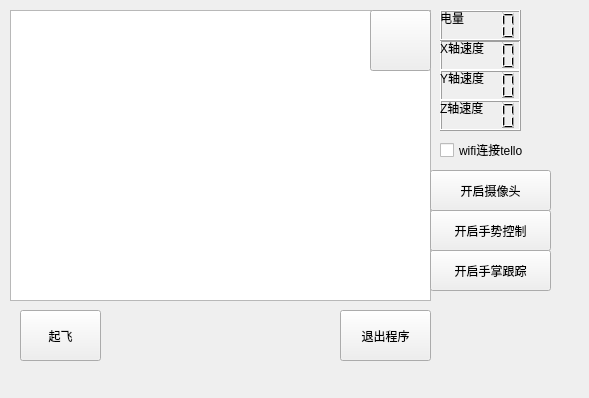
<?xml version="1.0" encoding="UTF-8"?>
<ui version="4.0">
 <class>Form</class>
 <widget class="QWidget" name="Form">
  <property name="geometry">
   <rect>
    <x>0</x>
    <y>0</y>
    <width>589</width>
    <height>398</height>
   </rect>
  </property>
  <property name="windowTitle">
   <string>Form</string>
  </property>
  <widget class="QLCDNumber" name="lcdNumber_2">
   <property name="geometry">
    <rect>
     <x>440</x>
     <y>40</y>
     <width>81</width>
     <height>31</height>
    </rect>
   </property>
  </widget>
  <widget class="QLCDNumber" name="lcdNumber_3">
   <property name="geometry">
    <rect>
     <x>440</x>
     <y>10</y>
     <width>81</width>
     <height>31</height>
    </rect>
   </property>
  </widget>
  <widget class="QLabel" name="label">
   <property name="geometry">
    <rect>
     <x>440</x>
     <y>40</y>
     <width>51</width>
     <height>16</height>
    </rect>
   </property>
   <property name="text">
    <string>X轴速度</string>
   </property>
  </widget>
  <widget class="QLabel" name="label_2">
   <property name="geometry">
    <rect>
     <x>440</x>
     <y>10</y>
     <width>31</width>
     <height>16</height>
    </rect>
   </property>
   <property name="text">
    <string>电量</string>
   </property>
  </widget>
  <widget class="QCheckBox" name="checkBox">
   <property name="geometry">
    <rect>
     <x>440</x>
     <y>140</y>
     <width>101</width>
     <height>20</height>
    </rect>
   </property>
   <property name="text">
    <string>wifi连接tello</string>
   </property>
  </widget>
  <widget class="QTextBrowser" name="textBrowser">
   <property name="geometry">
    <rect>
     <x>10</x>
     <y>10</y>
     <width>421</width>
     <height>291</height>
    </rect>
   </property>
  </widget>
  <widget class="QPushButton" name="pushButton_3">
   <property name="geometry">
    <rect>
     <x>430</x>
     <y>170</y>
     <width>121</width>
     <height>41</height>
    </rect>
   </property>
   <property name="text">
    <string>开启摄像头</string>
   </property>
  </widget>
  <widget class="QPushButton" name="pushButton_5">
   <property name="geometry">
    <rect>
     <x>20</x>
     <y>310</y>
     <width>81</width>
     <height>51</height>
    </rect>
   </property>
   <property name="text">
    <string>起飞</string>
   </property>
  </widget>
  <widget class="QPushButton" name="pushButton_4">
   <property name="geometry">
    <rect>
     <x>430</x>
     <y>210</y>
     <width>121</width>
     <height>41</height>
    </rect>
   </property>
   <property name="text">
    <string>开启手势控制</string>
   </property>
  </widget>
  <widget class="QPushButton" name="pushButton_6">
   <property name="geometry">
    <rect>
     <x>430</x>
     <y>250</y>
     <width>121</width>
     <height>41</height>
    </rect>
   </property>
   <property name="text">
    <string>开启手掌跟踪</string>
   </property>
  </widget>
  <widget class="QPushButton" name="pushButton_7">
   <property name="geometry">
    <rect>
     <x>340</x>
     <y>310</y>
     <width>91</width>
     <height>51</height>
    </rect>
   </property>
   <property name="text">
    <string>退出程序</string>
   </property>
  </widget>
  <widget class="QLCDNumber" name="lcdNumber_4">
   <property name="geometry">
    <rect>
     <x>440</x>
     <y>70</y>
     <width>81</width>
     <height>31</height>
    </rect>
   </property>
  </widget>
  <widget class="QLCDNumber" name="lcdNumber_5">
   <property name="geometry">
    <rect>
     <x>440</x>
     <y>100</y>
     <width>81</width>
     <height>31</height>
    </rect>
   </property>
  </widget>
  <widget class="QLabel" name="label_3">
   <property name="geometry">
    <rect>
     <x>440</x>
     <y>70</y>
     <width>51</width>
     <height>16</height>
    </rect>
   </property>
   <property name="text">
    <string>Y轴速度</string>
   </property>
  </widget>
  <widget class="QLabel" name="label_4">
   <property name="geometry">
    <rect>
     <x>440</x>
     <y>100</y>
     <width>51</width>
     <height>16</height>
    </rect>
   </property>
   <property name="text">
    <string>Z轴速度</string>
   </property>
  </widget>
  <widget class="QPushButton" name="pushButton">
   <property name="geometry">
    <rect>
     <x>370</x>
     <y>10</y>
     <width>61</width>
     <height>61</height>
    </rect>
   </property>
   <property name="styleSheet">
    <string notr="true">QPushButton#your_button_name {
background-image: url(&quot;/Users/qiufeixiang/source/PycharmProjects/HandsTrackingProject/ico/drone_783px_1219960_easyicon.net.png&quot;);
}</string>
   </property>
   <property name="text">
    <string/>
   </property>
  </widget>
 </widget>
 <resources>
  <include location="../../../Desktop/my_01.qrc"/>
 </resources>
 <connections/>
</ui>
